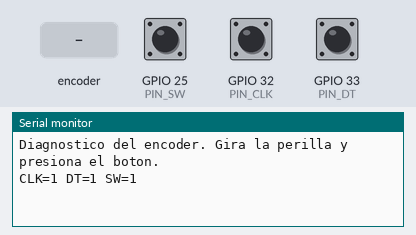
Bench run of a sketch on a simulated ESP32. Parts: the last lines printed to the serial monitor. The inputs (shaded band) are chosen by the test bench; at power-on: GPIO 25 (PIN_SW) HIGH, GPIO 32 (PIN_CLK) HIGH, GPIO 33 (PIN_DT) HIGH.

Above: at 1.5 s.
1.6 s: rotary encoder on GPIO 32 (PIN_CLK) / GPIO 33 (PIN_DT) turned 1 step (first pin leading)
At 2.9 s:
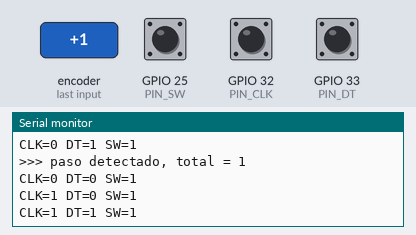
3.3 s: GPIO 25 (PIN_SW) pulled LOW for 0.15 s
At 4.6 s:
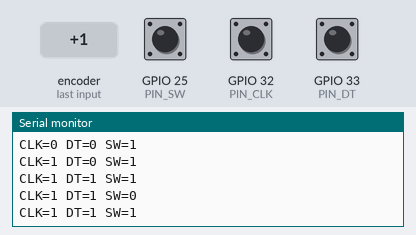
4.9 s: rotary encoder on GPIO 32 (PIN_CLK) / GPIO 33 (PIN_DT) turned 1 step (first pin leading)
At 5.5 s:
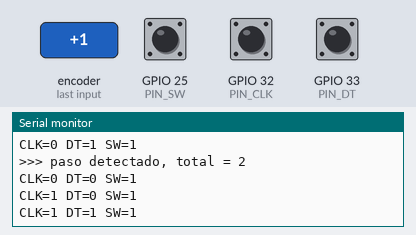

Measured:
- after the input at 1.6 s, the serial monitor: prints a new line at once (image 1)
- after the input at 3.3 s, the serial monitor: prints a new line at once (image 2)
- after the input at 4.9 s, the serial monitor: prints a new line at once (image 3)

The sketch:

lo_que_queda_esp32_diagnostico.ino
```cpp
// Diagnóstico del encoder KY-040 en ESP32 DevKit. No usa interrupciones: lee los pines en cada vuelta del loop.
// Abre el Monitor Serie a 115200 baudios y gira la perilla y presiona el botón.
//
// Qué esperar:
//   Sin tocar nada, los tres pines deben estar en 1 (CLK=1 DT=1 SW=1).
//   Al girar un paso, CLK y DT deben cambiar de 1 a 0 y volver, en orden distinto según el sentido.
//   Al presionar el botón, SW debe pasar a 0.
// Si algún pin se queda siempre en 0 o siempre en 1 al mover la perilla, ese cable o ese pin está mal.

const int PIN_CLK = 32;
const int PIN_DT  = 33;
const int PIN_SW  = 25;

int uClk = -1, uDt = -1, uSw = -1;
long pasos = 0;
int estadoPrevio = 3;

void setup() {
  Serial.begin(115200);
  pinMode(PIN_CLK, INPUT_PULLUP);
  pinMode(PIN_DT, INPUT_PULLUP);
  pinMode(PIN_SW, INPUT_PULLUP);
  delay(300);
  Serial.println("Diagnostico del encoder. Gira la perilla y presiona el boton.");
}

void loop() {
  int clk = digitalRead(PIN_CLK);
  int dt = digitalRead(PIN_DT);
  int sw = digitalRead(PIN_SW);

  if (clk != uClk || dt != uDt || sw != uSw) {
    Serial.print("CLK="); Serial.print(clk);
    Serial.print(" DT="); Serial.print(dt);
    Serial.print(" SW="); Serial.println(sw);
    uClk = clk; uDt = dt; uSw = sw;
  }

  // Conteo simple en cada flanco de bajada de CLK
  static int clkPrevio = 1;
  if (clk != clkPrevio && clk == LOW) {
    if (dt != clk) pasos++; else pasos--;
    Serial.print(">>> paso detectado, total = "); Serial.println(pasos);
  }
  clkPrevio = clk;
}
```
